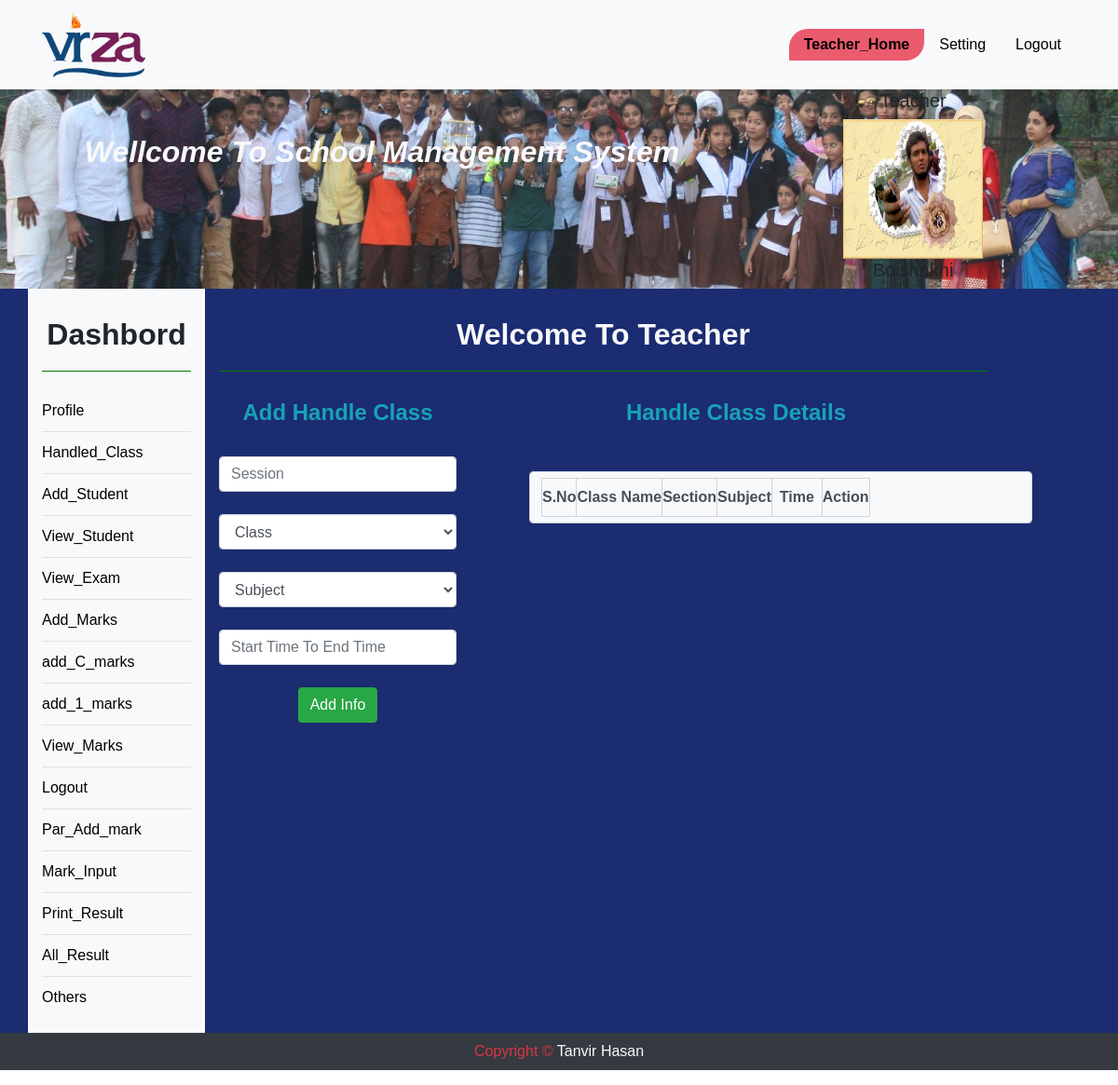
The page /handle_class.php (signed in) on the database its author committed.
### tables this page shows
CREATE TABLE `staff` (
  `TID` int(11) NOT NULL,
  `TNAME` varchar(150) NOT NULL,
  `TCLASS` varchar(100) NOT NULL,
  `TSEC` varchar(100) NOT NULL,
  `DGN` varchar(100) NOT NULL,
  `TPASS` varchar(150) NOT NULL,
  `QUAL` varchar(500) NOT NULL,
  `SAL` varchar(13) NOT NULL,
  `DATE` varchar(13) NOT NULL,
  `PNO` varchar(150) NOT NULL,
  `MAIL` varchar(150) NOT NULL,
  `PADDR` text NOT NULL,
  `IMG` varchar(150) NOT NULL
);

### handle_class.php (the view, shortened to what this page needs)
<?php
	include "database.php";
 ?>
<?php include "teacher_header.php"; ?>
<div class="container_full slid_img">
	<div class="container">
	<div class="row">
			<div class="col-md-8">
			<h2 class="mt-5 text-light" ><i><b>Wellcome To School Management System</b></i></h2>
			</div>
			<div class="col-md-4">
			<?php
			$sql="SELECT * FROM staff WHERE TID={$_SESSION["TID"]}";
			$res=$db->query($sql);
			if($res->num_rows>0){
				$row=$res->fetch_assoc();
			?>
			<h5><?php echo $row['DGN'] ?></h5>
				<img colspan="2" src="<?php echo $row['IMG'] ?>" height="150" width="150" alt="Upload Pending">
			<h5><?php echo $row['TNAME'] ?></h5>
			<?php }?>
			</div>
		</div>
	</div>
</div>
<div class="container_full loge_bk " style ='margin-top: 0px;'>
	<div class="container text-center">
		<div class="row" id="vir">
	<?php include "tsidebar.php"; ?>
			<div class="col-md-9">
				<h2 class="text-light">Welcome To Teacher</h2>
				<div class="row">
					<div class="col-4 fix">
						<h4><b class="text-info">Add Handle Class</b></h4>
						  <?php
							require_once('database.php');
						 ?>
						<form enctype="multipart/form-data" role="form" method="post" action="<?php echo $_SERVER['PHP_SELF'];?>">
							<br>
							<input type="text" name="sec" placeholder="Session" required class="input form-control"><br>
							<select type="text" name="cla" placeholder="Class" required class="input form-control"> <br>
							<?php
							$sl="select DISTINCT(CNAME) from class ";
							$r=$db->query($sl);
							if($r->num_rows>0){
								echo "<option value=''>Class</option>";
							}
							 ?>
							</select><br>
							<select type="text" name="sub" placeholder="Subject" required class="input form-control"> <br>
							<?php
							$s="select * from sub";
							$re=$db->query($s);
							if($re->num_rows>0){
								echo "<option value=''>Subject</option>";
							}
							 ?>
							 </select><br>
							 <input type="text" name="time" placeholder="Start Time To End Time" required class="input form-control"><br>
							<button type="submit" class="btn btn-success" name="submit"> Add Info</button> <br><br>
						</form>
						<br>
					</div>
					<div class="col-8 text-center rboxl">
						<h4><b class="text-info text-center border-b ">Handle Class Details</b></h4>
						<table border="1px" class="bg-light m-5 form-control">
							<tr>
								<th>S.No</th>
								<th>Class Name</th>
								<th>Section</th>
								<th>Subject</th>
								<th class="p-2">Time</th>
								<th> Action </th>
							</tr>
						</table>
					</div>
				</div>
			</div>
		</div>
	</div>
</div>
<?php include "footer.php"; ?>

### style.css (style rules this page uses)
* { margin:0;padding:0; }
body { font-family: 'Source Sans Pro', sans-serif; -webkit-transition: all 0.5s ease; transition: all 0.5s ease; font-family:sans-serif; text-align: center; position: relative; }
.fix { overflow:hidden; }
.container_full { width:100%; }
.container { display:block; }
.slid_img { background-image: url(img/1.jpg); background-position: center; background-size: cover; }
.loge_bk { background:#1b2c71; }
#vir h2 { font-weight: bold; padding-bottom:20px; margin:30px auto; border-bottom: 1px solid green; }

### rows shown on the page
staff: DGN "Teacher", IMG (picture), TNAME "Boishakhi"
